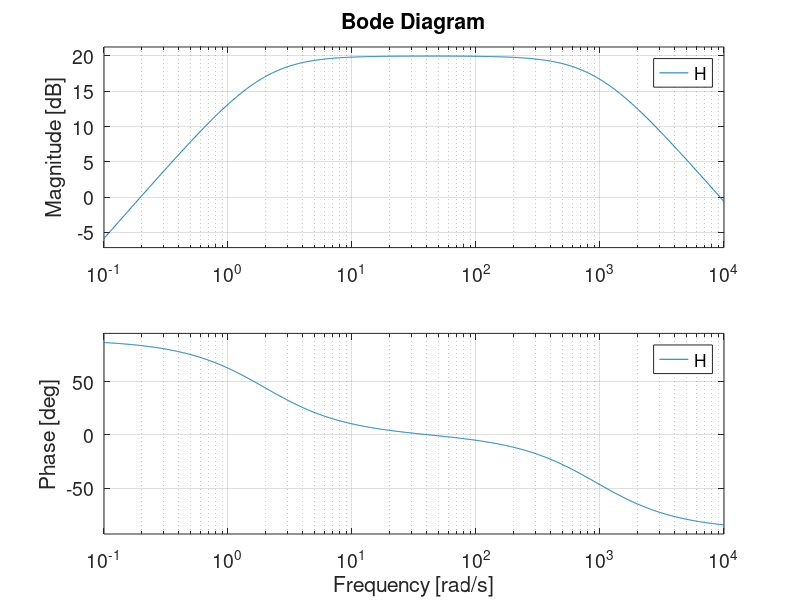

MATLAB code to generate this figure: (Note: this script raises an error after producing the figure.)
set(0,'defaultAxesFontSize',14);
%% EXP1
R1 = 514.8e3 ; C1 = 0.7e-6;  Rf2 = 512.7e3;
C2 = 2.125e-9; R2 = 50.37e3;  Rf1 = 512.1e3;
w = tf('s');
H = (w*C1*Rf1*Rf2)/((1+w*C1*R1)*(1+w*C2*Rf2)*R2);
figure;
subplot(121);
bode(H)
%%
R1 = 510e3; C1 = 1e-6;  Rf2 = 510e3;
C2 = 2.1e-9; R2 = 51e3;  Rf1 = 510e3;
w = tf('s');
H = (w*C1*Rf1*Rf2)/((1+w*C1*R1)*(1+w*C2*Rf2)*R2);
subplot(122);
bode(H)
%% Load Data
[~,Data005] = ReadData('0.05Hz.lvm', 1 , 'End' , 1 );
[~,Data1] = ReadData('1Hz.lvm', 1 , 'End' , 1 );
[~,Data25] = ReadData('25Hz.lvm', 1 , 'End' , 1 );
[~,Data80] = ReadData('80Hz.lvm', 1 , 'End' , 1 );
[~,Data200] = ReadData('200Hz.lvm', 1 , 'End' , 1 );
[~,Data1000] = ReadData('1KHz.lvm', 1 , 'End' , 1 );

%% Ex 2
subplot(6,1,1)
t005=0:1e-3:length(Data005)*1e-3-1e-3; 
plot(t005,Data005); xlabel 'Time [sec]'; ylabel 'Amplitude [V]';
xlim([0 20]); title '0.05 Hz';

t=0:1e-3:length(Data1)*1e-3-1e-3; 
subplot(6,1,2)
plot(t,Data1); xlabel 'Time [sec]'; ylabel 'Amplitude [V]';
xlim([0 5]); title '1 Hz';

t=0:1e-3:length(Data1)*1e-3-1e-3; 
subplot(6,1,3)
plot(t,Data25); xlabel 'Time [sec]'; ylabel 'Amplitude [V]';
xlim([0 5*1/25]); title '25 Hz';

t=0:1e-3:length(Data1)*1e-3-1e-3; 
subplot(6,1,4)
plot(t,Data80); xlabel 'Time [sec]'; ylabel 'Amplitude [V]';
xlim([0 5*1/80]); title '80 Hz';

t=0:1e-3:length(Data1)*1e-3-1e-3; 
subplot(6,1,5)
plot(t,Data200); xlabel 'Time [sec]'; ylabel 'Amplitude [V]';
xlim([0 5*1/200]); title '200 Hz';

t=0:1/2.5e3:length(Data1000)*1/2.5e3-1/2.5e3; 
subplot(6,1,6)
plot(t,Data1000); xlabel 'Time [sec]'; ylabel 'Amplitude [V]';
xlim([0 5/1000]); title '1 kHz';

%% EXP3 60/240BPM
[~,signal60]=ReadData('60BPM.lvm',1,'End',1);
Time60 = 0:1e-3:(length(signal60)-1)*1e-3;
Time60 = Time60';
figure;
subplot(211)
plot(Time60,signal60); ylabel 'Voltage [V]';xlabel 'Time [s]';xlim([0 10]);
cal_BPM(signal60,Time60)

subplot(212)
[~,signal240]=ReadData('240BPM.lvm',1,'End',1);
Time240 = 0:1e-3:(length(signal240)-1)*1e-3;
Time240 = Time240';
plot(Time240,signal240); ylabel 'Voltage [V]';xlabel 'Time [s]';xlim([0 4]);


cal_BPM(signal240,Time240)
%% R_detect
ind60 = R_detect(signal60);
ind240 = R_detect(signal240);
figure;
subplot(211);
plot(Time60,signal60); hold on; plot(Time60(ind60),signal60(ind60),'o');
ylabel 'Voltage [V]';xlabel 'Time [s]';xlim([0 4]);
subplot(212);
plot(Time240,signal240); hold on; plot(Time240(ind240),signal240(ind240),'o');
ylabel 'Voltage [V]';xlabel 'Time [s]';xlim([0 4]);
%% EXP3 AF/VF
[~,AF]=ReadData('AF.lvm',1,'End',1);
Time = 0:1e-3:(length(AF)-1)*1e-3;
figure;
subplot(211)
plot(Time',AF); ylabel 'Voltage [V]';xlabel 'Time [s]';xlim([0 4]);

subplot(212)
[~,VF]=ReadData('VF.lvm',1,'End',1);
Time = 0:1e-3:(length(VF)-1)*1e-3;
plot(Time',VF); ylabel 'Voltage [V]';xlabel 'Time [s]';xlim([0 4]);

%% Q4
BLW = load('blw.mat'); L = length(BLW.data(:,3)); Fs = 500; T = 1/500;
t = 0 : L-1;
time = 0 : T :(L-1)*T;
ECG = BLW.data(:,3);
N = 0.25*sin(2*pi*200*time);
OtplusN = N' + ECG;
figure; plot(time,ECG); xlim([0 4]);
figure; plot(time,OtplusN); xlim([0 4]);
Hd = Filter;
g = filter(Hd,OtplusN);
plot(time,g); xlim([0 4]);

subplot(3,1,1)
plot(time,ECG); xlim([0 4]);
title 'ECG without noise'; xlabel 'Time [sec]'; ylabel 'Voltage [V]';

subplot(3,1,2)
plot(time,OtplusN); xlim([0 4]);
title 'ECG with noise'; xlabel 'Time [sec]'; ylabel 'Voltage [V]';

subplot(3,1,3)
plot(time,g); xlim([0 4]);
title 'Filtered signal'; xlabel 'Time [sec]'; ylabel 'Voltage [V]';

f = (0:L-1)*Fs/L;    %%frequencies

figure;
subplot(3,1,1)
plot(f,abs(fft(ECG)));
title 'ECG without noise'; xlabel 'f [Hz]'; ylabel '|DFT|';

subplot(3,1,2)
plot(f,abs(fft(OtplusN)));
title 'ECG with noise'; xlabel 'f [Hz]'; ylabel '|DFT|'; ylim([0 2500]);

subplot(3,1,3)
plot(f,abs(fft(g))); 
title 'Filtered signal'; xlabel 'f [Hz]'; ylabel '|DFT|';

